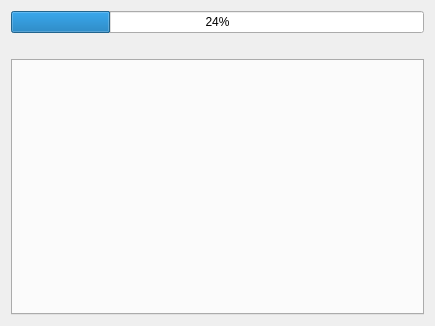
<?xml version="1.0" encoding="UTF-8"?>
<ui version="4.0">
 <class>QLoadWidget</class>
 <widget class="QWidget" name="QLoadWidget">
  <property name="geometry">
   <rect>
    <x>0</x>
    <y>0</y>
    <width>435</width>
    <height>326</height>
   </rect>
  </property>
  <property name="windowTitle">
   <string>Form</string>
  </property>
  <layout class="QGridLayout" name="gridLayout">
   <item row="0" column="0">
    <widget class="QProgressBar" name="progressBar">
     <property name="value">
      <number>24</number>
     </property>
    </widget>
   </item>
   <item row="1" column="0">
    <widget class="QLabel" name="label">
     <property name="text">
      <string/>
     </property>
    </widget>
   </item>
   <item row="2" column="0">
    <widget class="QTabWidget" name="tabWidget"/>
   </item>
  </layout>
 </widget>
 <resources/>
 <connections/>
</ui>
